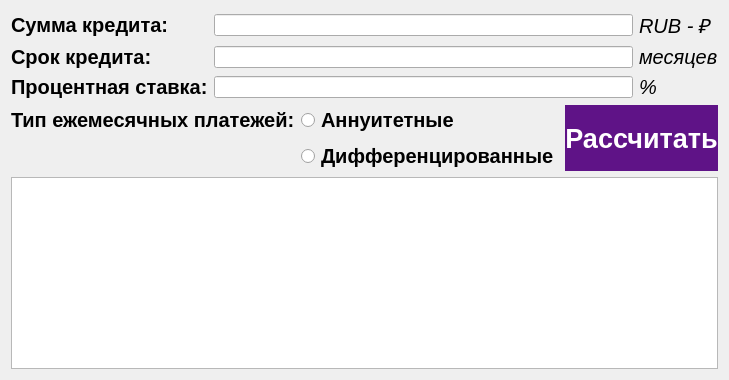
      <widget class="QWidget" name="tab_2">
       <attribute name="title">
        <string>Кредитный</string>
       </attribute>
       <layout class="QVBoxLayout" name="verticalLayout">
        <item>
         <layout class="QGridLayout" name="gridLayout_3">
          <item row="1" column="0">
           <widget class="QLabel" name="label_3">
            <property name="font">
             <font>
              <pointsize>15</pointsize>
              <bold>true</bold>
             </font>
            </property>
            <property name="styleSheet">
             <string notr="true">QLabel {
qproperty-alignment: 'AlignCenter | AlignLeft';
}
background-color: white;</string>
            </property>
            <property name="text">
             <string>Срок кредита:</string>
            </property>
           </widget>
          </item>
          <item row="2" column="0">
           <widget class="QLabel" name="label_2">
            <property name="font">
             <font>
              <pointsize>15</pointsize>
              <bold>true</bold>
             </font>
            </property>
            <property name="styleSheet">
             <string notr="true">QLabel {
qproperty-alignment: 'AlignCenter | AlignLeft';
}
background-color: white;</string>
            </property>
            <property name="text">
             <string>Процентная ставка:</string>
            </property>
           </widget>
          </item>
          <item row="2" column="2">
           <widget class="QLabel" name="label_6">
            <property name="font">
             <font>
              <pointsize>15</pointsize>
              <italic>true</italic>
              <bold>false</bold>
             </font>
            </property>
            <property name="styleSheet">
             <string notr="true">QLabel {
qproperty-alignment: 'AlignCenter | AlignLeft';
}
background-color: white;</string>
            </property>
            <property name="text">
             <string>%</string>
            </property>
           </widget>
          </item>
          <item row="1" column="1">
           <widget class="QLineEdit" name="lineEdit_period">
            <property name="styleSheet">
             <string notr="true">QLabel {
qproperty-alignment: 'AlignCenter | AlignRight';
border: 1px solid black;
}
background-color: white;</string>
            </property>
           </widget>
          </item>
          <item row="2" column="1">
           <widget class="QLineEdit" name="lineEdit_percent">
            <property name="styleSheet">
             <string notr="true">QLabel {
qproperty-alignment: 'AlignCenter | AlignRight';
border: 1px solid black;
}
background-color: white;</string>
            </property>
           </widget>
          </item>
          <item row="0" column="0">
           <widget class="QLabel" name="label_18">
            <property name="font">
             <font>
              <pointsize>15</pointsize>
              <bold>true</bold>
             </font>
            </property>
            <property name="styleSheet">
             <string notr="true">QLabel {
qproperty-alignment: 'AlignCenter | AlignLeft';
}
background-color: white;</string>
            </property>
            <property name="text">
             <string>Сумма кредита:</string>
            </property>
           </widget>
          </item>
          <item row="0" column="1">
           <widget class="QLineEdit" name="lineEdit_sum">
            <property name="styleSheet">
             <string notr="true">QLabel {
qproperty-alignment: 'AlignCenter | AlignRight';
border: 1px solid black;
}
background-color: white;</string>
            </property>
           </widget>
          </item>
          <item row="0" column="2">
           <widget class="QLabel" name="label_19">
            <property name="font">
             <font>
              <pointsize>15</pointsize>
              <italic>true</italic>
              <bold>false</bold>
             </font>
            </property>
            <property name="styleSheet">
             <string notr="true">QLabel {
qproperty-alignment: 'AlignCenter | AlignLeft';
}
background-color: white;</string>
            </property>
            <property name="text">
             <string>RUB - ₽</string>
            </property>
           </widget>
          </item>
          <item row="1" column="2">
           <widget class="QLabel" name="label_5">
            <property name="font">
             <font>
              <pointsize>15</pointsize>
              <italic>true</italic>
              <bold>false</bold>
             </font>
            </property>
            <property name="styleSheet">
             <string notr="true">QLabel {
qproperty-alignment: 'AlignCenter | AlignLeft';
}
background-color: white;</string>
            </property>
            <property name="text">
             <string>месяцев</string>
            </property>
           </widget>
          </item>
         </layout>
        </item>
        <item>
         <layout class="QGridLayout" name="gridLayout_4">
          <item row="0" column="0">
           <widget class="QLabel" name="label_7">
            <property name="font">
             <font>
              <pointsize>15</pointsize>
              <bold>true</bold>
             </font>
            </property>
            <property name="styleSheet">
             <string notr="true">QLabel {
qproperty-alignment: 'AlignCenter | AlignLeft';
}
background-color: white;</string>
            </property>
            <property name="text">
             <string>Тип ежемесячных платежей:</string>
            </property>
           </widget>
          </item>
          <item row="0" column="1">
           <widget class="QRadioButton" name="radioButton_anny">
            <property name="font">
             <font>
              <pointsize>15</pointsize>
              <bold>true</bold>
             </font>
            </property>
            <property name="text">
             <string>Аннуитетные</string>
            </property>
           </widget>
          </item>
          <item row="0" column="2" rowspan="2">
           <widget class="QPushButton" name="pushButton_calc">
            <property name="sizePolicy">
             <sizepolicy hsizetype="Preferred" vsizetype="Preferred">
              <horstretch>1</horstretch>
              <verstretch>0</verstretch>
             </sizepolicy>
            </property>
            <property name="baseSize">
             <size>
              <width>60</width>
              <height>60</height>
             </size>
            </property>
            <property name="font">
             <font>
              <pointsize>20</pointsize>
              <italic>false</italic>
              <bold>true</bold>
              <stylestrategy>PreferDefault</stylestrategy>
              <kerning>true</kerning>
             </font>
            </property>
            <property name="styleSheet">
             <string notr="true">QPushButton {
background-color: rgb(95, 19, 135);
color: white;
border: none;
}
QPushButton:pressed {
background-color: qlineargradient(x1: 0, 1: 0, x2: 0, 2: 1,
stop: 0 #FF7832, stop: 1 #FF9739);
}</string>
            </property>
            <property name="text">
             <string>Рассчитать</string>
            </property>
           </widget>
          </item>
          <item row="1" column="1">
           <widget class="QRadioButton" name="radioButton_diff">
            <property name="font">
             <font>
              <pointsize>15</pointsize>
              <bold>true</bold>
             </font>
            </property>
            <property name="text">
             <string>Дифференцированные</string>
            </property>
           </widget>
          </item>
         </layout>
        </item>
        <item>
         <widget class="QPlainTextEdit" name="plainTextEdit_output"/>
        </item>
       </layout>
      </widget>
